Frame 1 (no input): blank canvas, image omitted
Frame 60 (the mouse pressed at the canvas centre just before this capture): blank canvas, image omitted
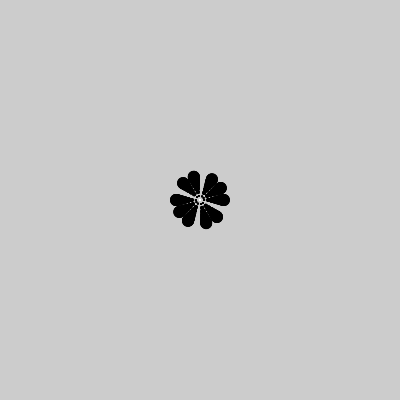
Frame 120 (the mouse held since frame 60 and released just before this capture)

The Processing sketch whose frames 1 and 60 were blank and that drew this single picture after the mouse press (run headless with seeded random() and noise(); from frame 60 on, the mouse is pressed at the canvas centre):

// Processing sketch: processing_34044
// ── processing_34044.pde

int angle = 0;

void setup() {
  size(400, 400);
  smooth();
  noStroke();
  fill(0, 102);
}

void draw() {
  
// Draw only when mouse is pressed
  if (mousePressed == true) {
    angle += 10;
    float val = cos(radians(angle)) * 24.0;
    for (int a = 0; a < 360; a += 75) {
      float xoff = cos(radians(a)) * val;
      float yoff = sin(radians(a)) * val;
      fill(0);
      
      ellipse(mouseX + xoff, mouseY + yoff, val / 2, val / 2);
    }
    fill(255);
    ellipse(mouseX, mouseY, 2, 2);
  }
}
